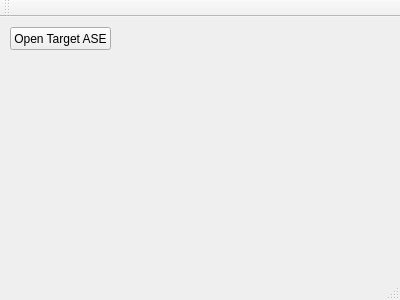
<?xml version="1.0" encoding="UTF-8"?>
<ui version="4.0">
 <class>MainWindow</class>
 <widget class="QMainWindow" name="MainWindow">
  <property name="geometry">
   <rect>
    <x>0</x>
    <y>0</y>
    <width>400</width>
    <height>300</height>
   </rect>
  </property>
  <property name="windowTitle">
   <string>MainWindow</string>
  </property>
  <widget class="QWidget" name="centralWidget">
   <widget class="QPushButton" name="OpenTarget">
    <property name="geometry">
     <rect>
      <x>10</x>
      <y>10</y>
      <width>101</width>
      <height>23</height>
     </rect>
    </property>
    <property name="text">
     <string>Open Target ASE</string>
    </property>
   </widget>
  </widget>
  <widget class="QMenuBar" name="menuBar">
   <property name="geometry">
    <rect>
     <x>0</x>
     <y>0</y>
     <width>400</width>
     <height>21</height>
    </rect>
   </property>
  </widget>
  <widget class="QToolBar" name="mainToolBar">
   <attribute name="toolBarArea">
    <enum>TopToolBarArea</enum>
   </attribute>
   <attribute name="toolBarBreak">
    <bool>false</bool>
   </attribute>
  </widget>
  <widget class="QStatusBar" name="statusBar"/>
 </widget>
 <layoutdefault spacing="6" margin="11"/>
 <resources/>
 <connections/>
</ui>
